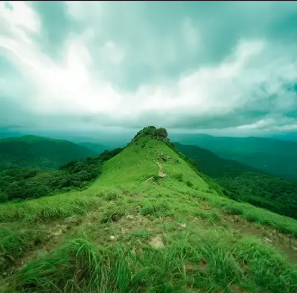
#> input picture unit 4/smth/2.png, 297 x 293 px
$ python Main.py
#> lines starting #> are read from the running program, lines starting #| are printed output that depends on the picture
### unit 4/smth/Align.py
import numpy as np
import cv2
from Ransac import *
from Affine import *


def extract_SIFT(img):

    # Convert to grayscale
    img_gray = cv2.cvtColor(img, cv2.COLOR_BGR2GRAY)

    # Create SIFT detector
    sift = cv2.SIFT_create()

    # Detect keypoints and descriptors
    kp, desc = sift.detectAndCompute(img_gray, None)

    # Convert keypoints to numpy array
    kp = np.array([p.pt for p in kp]).T

    return kp, desc


def match_SIFT(descriptor_source, descriptor_target):

    bf = cv2.BFMatcher()

    # Find two nearest neighbors
    matches = bf.knnMatch(
        descriptor_source,
        descriptor_target,
        k=2
    )

    pos = np.array([], dtype=np.int32).reshape((0, 2))

    matches_num = len(matches)

    for i in range(matches_num):

        # Lowe ratio test
        if matches[i][0].distance <= 0.8 * matches[i][1].distance:

            temp = np.array([
                matches[i][0].queryIdx,
                matches[i][0].trainIdx
            ])

            pos = np.vstack((pos, temp))

    return pos


def affine_matrix(s, t, pos):

    # Select matched points
    s = s[:, pos[:, 0]]
    t = t[:, pos[:, 1]]

    # RANSAC to remove outliers
    _, _, inliers = ransac_fit(s, t)

    # Keep only inliers
    s = s[:, inliers[0]]
    t = t[:, inliers[0]]

    # Estimate affine matrix
    A, translation = estimate_affine(s, t)

    # Form 2x3 matrix
    M = np.hstack((A, translation))

    return M

### unit 4/smth/Ransac.py
import numpy as np
from Affine import *

K = 3
threshold = 1
ITER_NUM = 2000


def residual_lengths(X, Y, s, t):
    # Predicted points
    e = np.dot(X, s) + Y

    # Squared error
    diff_square = np.power(e - t, 2)

    # Euclidean distance
    residual = np.sqrt(np.sum(diff_square, axis=0))

    return residual


def ransac_fit(pts_s, pts_t):

    inliers_num = 0
    A = None
    t = None
    inliers = None

    for i in range(ITER_NUM):

        # Randomly choose 3 point pairs
        idx = np.random.choice(pts_s.shape[1], K, replace=False)

        # Estimate affine parameters
        A_tmp, t_tmp = estimate_affine(pts_s[:, idx], pts_t[:, idx])

        # Compute residuals
        residual = residual_lengths(A_tmp, t_tmp, pts_s, pts_t)

        if residual is not None:

            # Find inliers
            inliers_tmp = np.where(residual < threshold)
            inliers_num_tmp = len(inliers_tmp[0])

            # Update best model
            if inliers_num_tmp > inliers_num:
                inliers_num = inliers_num_tmp
                inliers = inliers_tmp
                A = A_tmp
                t = t_tmp

    return A, t, inliers

### unit 4/smth/Affine.py
import numpy as np


def estimate_affine(s, t):
    num = s.shape[1]

    # Matrix M
    M = np.zeros((2 * num, 6))

    for i in range(num):
        temp = [
            [s[0, i], s[1, i], 0, 0, 1, 0],
            [0, 0, s[0, i], s[1, i], 0, 1]
        ]

        M[2 * i:2 * i + 2, :] = np.array(temp)

    # Target vector
    b = t.T.reshape((2 * num, 1))

    # Solve least squares
    theta = np.linalg.lstsq(M, b, rcond=None)[0]

    # Affine matrix
    X = theta[:4].reshape((2, 2))

    # Translation vector
    Y = theta[4:]

    return X, Y

### unit 4/smth/Main.py
import numpy as np
import cv2
from Ransac import *
from Affine import *
from Align import *

# Read images
img_source = cv2.imread("2.png")
#> img_source is the input picture: shape (293, 297, 3); mean B, G, R 120.9, 156.6, 106
img_target = cv2.imread("target.png")
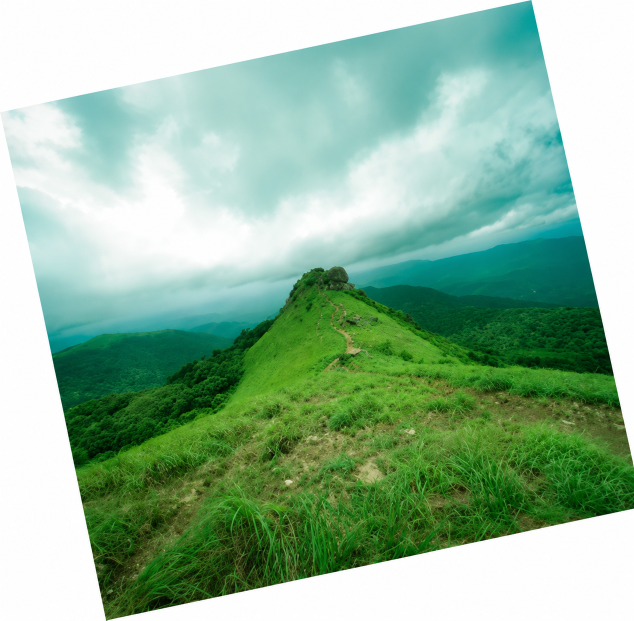
#> input picture unit 4/smth/target.png, 1268 x 1241 px (shown at 1/2 size)
#> img_target is the input picture: shape (1241, 1268, 3); mean B, G, R 155.1, 183, 145.8

# Extract SIFT keypoints and descriptors
keypoint_source, descriptor_source = extract_SIFT(img_source)
#> in extract_SIFT, `img_gray = cv2.cvtColor(img, cv2.COLOR_BGR2GRAY)`:
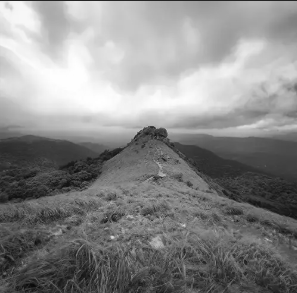
#> img_gray: shape (293, 297); min 8, max 255, mean 137.4
#> in extract_SIFT, `kp, desc = sift.detectAndCompute(img_gray, None)`: kp = 386 keypoints; strongest (x, y, size): (112, 237, 2.2), (79, 91, 62.9), (77, 161, 39.4), (152, 127, 2.1)
keypoint_target, descriptor_target = extract_SIFT(img_target)
#> in extract_SIFT (call 2), `img_gray = cv2.cvtColor(img, cv2.COLOR_BGR2GRAY)`:
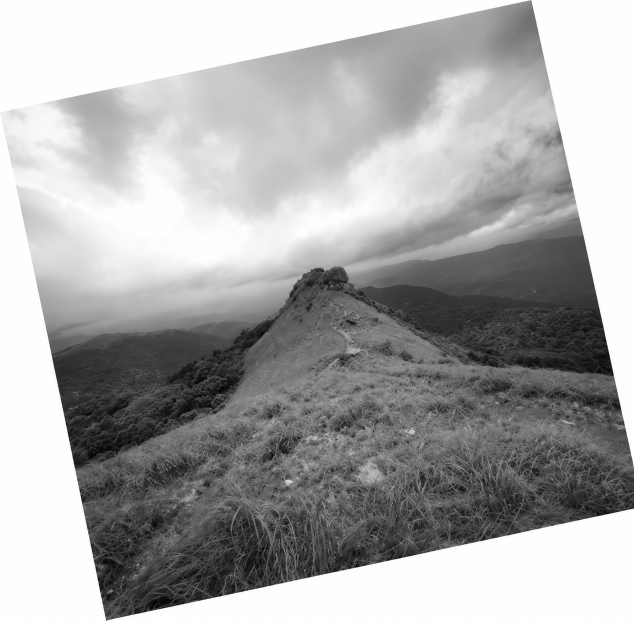
#> img_gray: shape (1241, 1268) (shown at 1/2 size); min 0, max 255, mean 168.7
#> in extract_SIFT (call 2), `kp, desc = sift.detectAndCompute(img_gray, None)`: kp = 5980 keypoints; strongest (x, y, size): (256, 778, 209.7), (441, 1190, 3.8), (564, 1164, 3.2), (1217, 741, 14.1)

# Match descriptors
pos = match_SIFT(descriptor_source, descriptor_target)
#> in match_SIFT, `matches = bf.knnMatch( descriptor_source, descriptor_target, k=2 )`: matches = 386 matches
#> in match_SIFT, `matches_num = len(matches)`: matches_num = 386
#> the loop in match_SIFT, `for i in range(matches_num):` made 386 passes
#> temp on passes 16, 17, 18, 20, 21, 25, 29, 30, 32, 37, 38, 39: [15, 181], [16, 188], [17, 189], [19, 543], [20, 508], [24, 427], [28, 258], [29, 652], [31, 574], [36, 586], [37, 744], [38, 865]
#> pos on passes 7, 12, 14, 15: [[6, 269]], [[6, 269], [11, 98]], [[6, 269], [11, 98], [13, 330]], [[6, 269], [11, 98], [13, 330], [14, 180]]
#> after the loop in match_SIFT, `for i in range(matches_num):`: pos = 140 pairs, first value 6 to 370, second value 98 to 5749

# Compute affine transformation matrix
H = affine_matrix(keypoint_source, keypoint_target, pos)
#> the loop in ransac_fit, `for i in range(ITER_NUM):` made 2000 passes
#> (b in estimate_affine, inliers_num_tmp, inliers_num, inliers, A, t) on pass 1: ([518.8, 877.8, 662.6, 999.3, 269.7, 1153.4], 11, 11, ([7, 42, 45, 50, 55, 56, 59, 78, 85, 124, 130],), [[3.6, 0.794], [-0.829, 3.57]], [-14.79, 210.7])
#> (b in estimate_affine, A_tmp, t_tmp, inliers_tmp, inliers_num_tmp) on passes 2, 6, 7, 9: ([640.9, 972.8, 1054.1, 930.4, 946.2, 945], [[2.88, 5.92], [-0.342, -0.245]], [-1168.5, 1076.2], ([55, 92, 121, 122],), 4), ([293.8, 1051.2, 762.8, 932.2, 640.9, 972.8], [[3.58, 3.66], [-0.838, 6.72]], [-708.4, -552.4], ([11, 55, 72, 76],), 4), ([799, 897.4, 1054.1, 930.4, 273.6, 911.4], [[3.52, 0.839], [-0.811, 3.47]], [-14.07, 232.1], ([12, 72, 84, 121, 122],), 5), ([779.6, 988, 206.7, 865.1, 518.3, 684.5], [[3.59, 0.731], [-0.843, 3.58]], [1.09, 210.3], ([5, 6, 32, 39, 49, 50, 56, 57, 72, 77],), 10)

# Get target image size
rows, cols, _ = img_target.shape

# Warp source image
warp = cv2.warpAffine(img_source, H, (cols, rows))
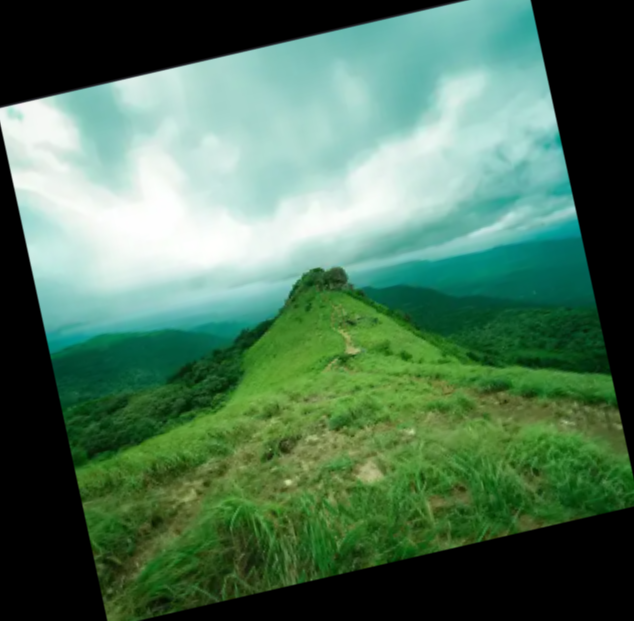
#> warp: shape (1241, 1268, 3) (shown at 1/2 size); mean B, G, R 88.8, 115.2, 77.9

# Blend images
merge = np.uint8(img_target * 0.5 + warp * 0.5)
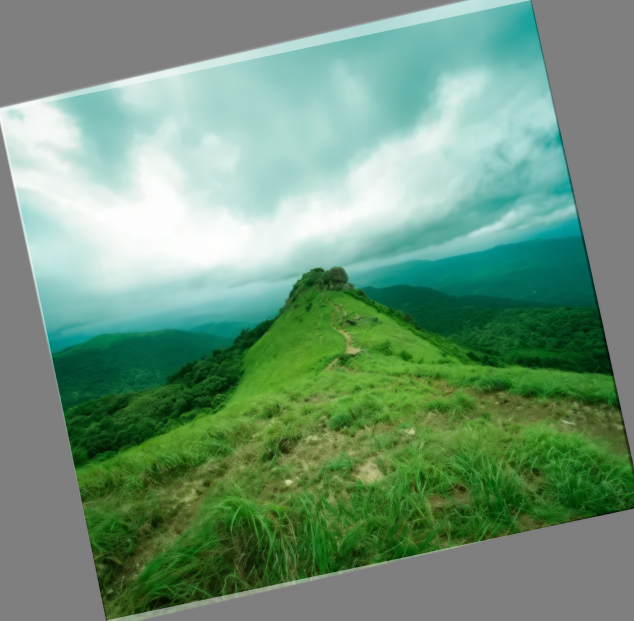
#> merge: shape (1241, 1268, 3) (shown at 1/2 size); mean B, G, R 121.7, 148.9, 111.6

# Show result
cv2.imshow('Registered Image', merge)
cv2.waitKey(0)
cv2.destroyAllWindows()
